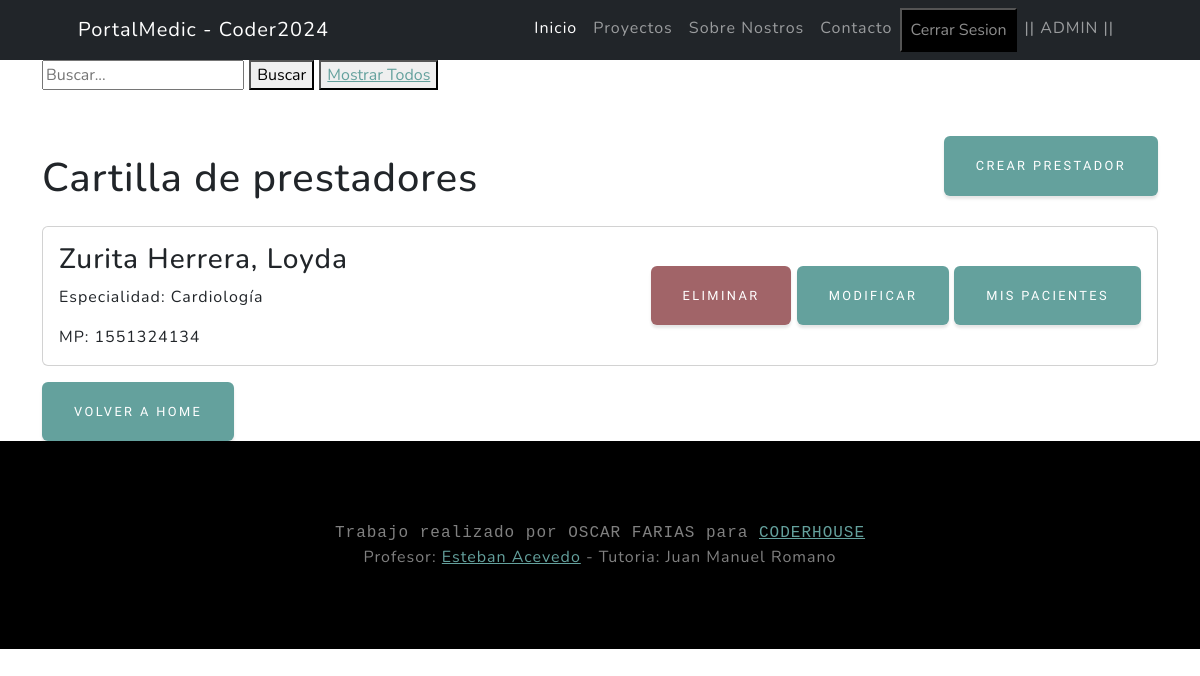
/medicos/medicos/list (signed in), run on the app's committed database.
### medicos/models.py (models this page shows, shortened)
class Medicos(models.Model):
    nombre = models.CharField(max_length=100, null=False, blank=True)
    apellido = models.CharField(max_length=100, null=False, blank=True)
    DNI = models.PositiveIntegerField(unique=True,null=True)
    nacionalidad= models.ForeignKey(Nacionalidad, on_delete=models.SET_NULL, null=True)
    matricula = models.PositiveIntegerField(unique=True, null=False, blank=False,verbose_name="Matricula Nacional")
    especialidad = models.ForeignKey(Especialidad, on_delete=models.SET_NULL, null=True)
    class Meta:
        verbose_name = "Medicos"
        verbose_name_plural = "Medicos"

class Especialidad(models.Model):
    especialidad = models.CharField(max_length=50, unique=True)
    def __str__(self) -> str:
        return self.especialidad
    class Meta:
        verbose_name = "Especialidad"
        verbose_name_plural = "Especialidades"

### medicos/views.py (the view)
# urls.py: path("medicos/list", medicos_list ,name="medicos_list"),
@login_required
def medicos_list(request):
    query = request.GET.get('busqueda', '')
    if query:
        medicos = Medicos.objects.filter(
            Q(nombre__icontains=query) |
            Q(apellido__icontains=query) |
            Q(DNI__icontains=query)
        )
    else:
        medicos = Medicos.objects.all()
    return render(request, 'medicos/medicos_list.html', {'medicos': medicos})

### medicos/templates/medicos/medicos_list.html (shortened to what this page needs)
{% extends 'core/base.html' %}
{% block content %}
<div class="container">
    <div class="pb-lg-3">
        <form action="{% url 'medicos:medicos_list' %}" method="get">
            <input type="" name="busqueda" placeholder="Buscar...">
            <button class="" type="submit">Buscar</button>
            <button class="" type="submit"><a href="{% url 'medicos:medicos_list' %}">Mostrar Todos</a></button>
        </form>
    </div>
    <div class="d-flex justify-content-between align-items-center">
        <h1 class="mt-5 mb-4">Cartilla de prestadores</h1>
        <a href="{% url 'medicos:medicos_create'%}" class="btn btn-primary">Crear Prestador</a>
    </div>
    {% if medicos %}
    {% for medico in medicos %}
    <div class="card mb-3">
        <div class="card-body d-flex justify-content-between align-items-center">
            <div>
                <h3 class="card-title">{{medico.apellido}}, {{ medico.nombre }}</h3>
                <p class="card-text">Especialidad: {{ medico.especialidad }}</p>
                <p class="card-text">MP: {{ medico.matricula }}</p>
            </div>
            <div>
                <form method="post" action="{% url 'medicos:medicos_confirm_delete' pk=medico.id%}">
                    <button type="submit" class="btn btn-danger">Eliminar</button>
                    <a href="{% url 'medicos:medicos_update' pk=medico.id%}" class="btn btn-primary">Modificar</a>
                    <a href="{% url 'pacientes:pacientes_list'%}" class="btn btn-primary">Mis Pacientes</a>
                </form>
            </div>
        </div>
    </div>
    {% endfor %}
    {% else %}
    <h1 class="text-center">No se han encontrado resultados</h1>
    {% endif %}
    <a href="{% url 'core:index' %}" class="btn btn-primary">Volver a HOME</a>
</div>
{% endblock content %}

### core/templates/core/base.html (shortened to what this page needs)
{% load static %}
<!DOCTYPE html>
<html lang="es">
<head>
    <link href="{% static 'core/css/styles.css' %}" rel="stylesheet" />
</head>
{% block navbar %}
<nav class="navbar navbar-expand-lg navbar-dark bg-dark">
    <div class="container px-5">
        <a class="navbar-brand" href="{% url 'core:index' %}">PortalMedic - Coder2024</a>
        <div class="collapse navbar-collapse" id="navbarSupportedContent">
            <ul class="navbar-nav ms-auto mb-2 mb-lg-0">
                <li class="nav-item"><a class="nav-link active" aria-current="page"
                        href="{% url 'core:index' %}">Inicio</a></li>
                <li class="nav-item"><a class="nav-link" href="#about">Proyectos</a></li>
                <li class="nav-item"><a class="nav-link" href="#projects">Sobre Nostros</a></li>
                <li class="nav-item"><a class="nav-link"
                        href="https://api.whatsapp.com/send/?phone=%2B5493814761261&text&type=phone_number&app_absent=0"
                        target="_blank">Contacto</a></li>
                {% if user.is_authenticated %}
                <form action="{% url 'core:logout' %}" method="POST">
                    <button type="submit" class="nav-link nav-item bg-black ">Cerrar Sesion</button>
                </form>
                <li class="nav-item"><a class="nav-link" href="">|| {{user.username.upper}} ||</a></li>
                {% else %}
                <li class="nav-item"><a class="nav-link" href="{% url 'core:login' %}">Iniciar Sesion</a></li>
                {% endif %}
            </ul>
        </div>
    </div>
</nav>
{% endblock navbar %}
<body>
    {% block content %}
    {% endblock content %}
</body>
{% block footer %}
<footer class="footer mt-auto bg-black big text-center text-white-50">
    <div class="container big px-4 px-lg-5 font-monospace">Trabajo realizado por OSCAR FARIAS para <a
            href="https://www.coderhouse.com/ar/">CODERHOUSE</a></div>
    <div class="container px-4 px-lg-5">Profesor: <a href="https://www.linkedin.com/in/esteban-acevedo-aberastain/?originalSubdomain=ar">Esteban Acevedo</a> - Tutoria: Juan Manuel Romano</div>
</footer>
{% endblock footer %}

### data on the page
Medicos: apellido "Zurita Herrera", nombre "Loyda", especialidad "Cardiología", matricula "1551324134"

### other printed values
{{ user.username.upper }} "ADMIN"
